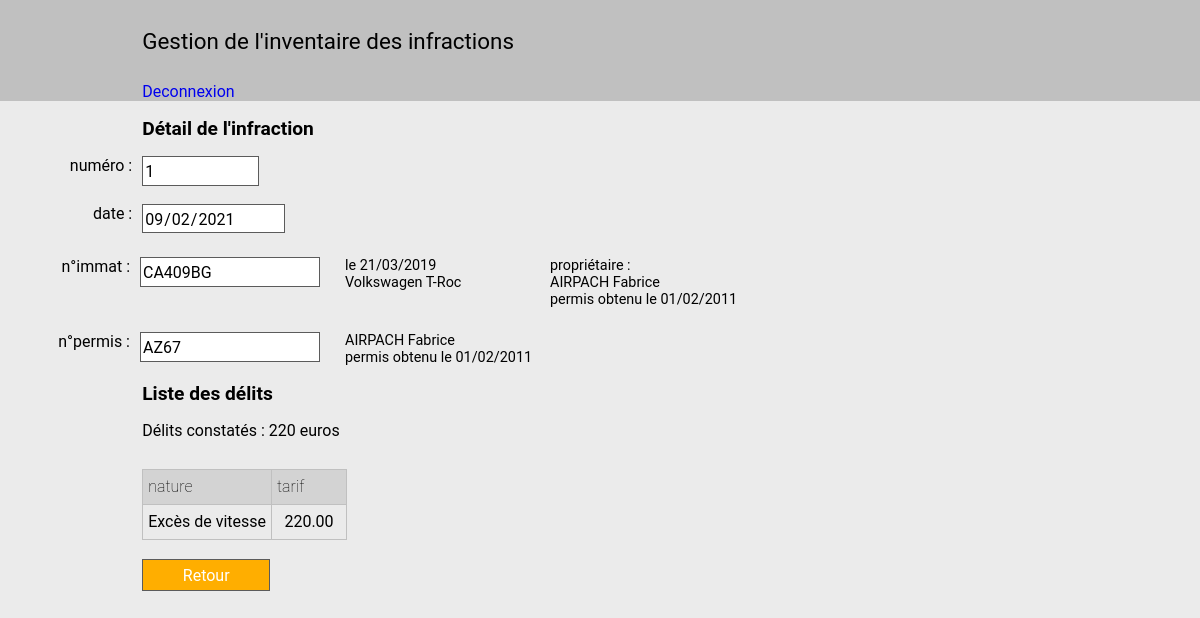
The page /controleur/inf_edit.php?op=v&id=1 (signed in) on the database its author committed.
### tables this page shows
CREATE TABLE `INFRACTION` 
(
  `id_inf` int(11) NOT NULL,
  `date_inf` date NOT NULL,
  `num_immat` varchar(8) NOT NULL,
  `num_permis` varchar(4) DEFAULT NULL,

  PRIMARY KEY (`id_inf`)
);

CREATE TABLE `DELIT` 
(
  `id_delit` int(11) NOT NULL AUTO_INCREMENT,
  `nature` varchar(40) NOT NULL,
  `tarif` decimal(6,2) NOT NULL DEFAULT '0.00',

  PRIMARY KEY (`id_delit`)
);

### controleur/inf_edit.php (the view, shortened to what the rows shown need)
<?php
    include_once "../modele/infractionDAO.class.php";
    include_once "../modele/conducteurDAO.class.php";
    include_once "../modele/vehiculeDAO.class.php";
    include_once "../modele/delitByInfractionDAO.class.php";
    $estAdmin = isset($_SESSION["admin"]);
    $op 	= isset($_SESSION["op_inf"])?$_SESSION["op_inf"]:(isset($_GET["op"])?$_GET["op"]:"");
    $visu   = $op == 'v';
    $ajout 	= $op == 'a';
    $modif 	= $op == 'm';
    $suppr 	= $op == 's';
    $id     = isset($_SESSION["id"])?$_SESSION["id"]:(isset($_GET["id"])?$_GET["id"]:"");
    if (($ajout && $id == "" || $op != "" && $id != "") && ($estAdmin || !$estAdmin && $visu))
    {
        $infractionDAO = new InfractionDAO();
        $conducteurDAO = new ConducteurDAO();
        $vehiculeDAO   = new VehiculeDAO();
        $delitDAO      = new DelitDAO();
        $delitByInfractionDAO = new DelitByInfractionDAO();
        $titre = $visu?"Détail de l'infraction":($ajout?"Nouvelle infraction":($modif?"Modification d'une infraction":"Suppression de l'infraction"));
        $valeurs = [];
        $valeurs["id"] = isset($_POST["infId"])?$_POST["infId"]:$id;
        $valeurs["date"] = isset($_POST["infDate"])?$_POST["infDate"]:(isset($_SESSION["date"])?$_SESSION["date"]:"");
        $valeurs["immat"] = isset($_POST["infImmat"])?trim($_POST["infImmat"]):(isset($_SESSION["immat"])?$_SESSION["immat"]:"");
        $valeurs["permis"] = isset($_POST["infPermis"])?trim($_POST["infPermis"]):(isset($_SESSION["permis"])?$_SESSION["permis"]:"");
        $valeurs["id_delit"] = isset($_SESSION["id_delit"])?$_SESSION["id_delit"]:[];
        $valeurs["detailVehicule"] = "\r\n";
        $valeurs["detailProprio"] = "\r\n";
        $valeurs["detailConducteur"] = "\r\n";
        $erreurs = ["date" => "", "immat" => "", "permis" => "", "delit" => ""];
        $btnRetourValiderAnnuler = $visu?'<input type="submit" id="retour" class="retour" name="Retour" value="Retour"/>'
                                        :'<input type="submit" id="valider" name="Valider" value="Valider"/>&emsp;<input type="submit" id="annuler" name="Annuler" value="Annuler"/>';
        if (isset($_POST["Valider"]))
        {
            if (!isset($valeurs["date"]) || strlen($valeurs["date"]) == 0)
            {
                $erreurs["date"] = "La date de l'infraction doit être renseignée.";
            }
            else if ($valeurs["date"] > date("Y-m-d"))
            {
                $erreurs["date"] = "La date d'infraction doit être antérieure ou égale à la date du jour.";
            }
            if (!isset($valeurs["immat"]) || strlen($valeurs["immat"]) == 0)
            {
                $erreurs["immat"] = "L'immatriculation doit être renseignée.";
            }
            else if ($vehiculeDAO->getByNumImmat($valeurs["immat"])->getNumImmat() == "")
            {
                $erreurs["immat"] = "Numéro d'immatriculation inconnu.";
            }
            if (isset($valeurs["permis"]) && strlen($valeurs["permis"]) != 0)
            {
                if ($conducteurDAO->getByNumPermis($valeurs["permis"])->getNumPermis() == "")
                {
                    $erreurs["permis"] = "Numéro de permis inconnu.";
                }
            }
            if ($valeurs["id_delit"] == [])
            {
                $erreurs["delit"] = "L'infraction doit comporter au moins un délit.";
            }
            $nbErreurs = 0;
            foreach ($erreurs as $erreur)
            {
                if ($erreur != "") $nbErreurs++;
            }
            if ($nbErreurs == 0)
            {
                $infraction = new Infraction($valeurs["id"], $valeurs["date"], $valeurs["immat"], $valeurs["permis"]);
                if ($ajout)
                {
                    $infractionDAO->insert($infraction);
                }
                else
                {
                    $infractionDAO->update($infraction);
                    $delits = $delitDAO->getAll();
                    foreach ($delits as $delit)
                    {
                        if (!in_array($delit->getIdDelit(), $_SESSION["id_delit"]))
                        {
                            if ($delitByInfractionDAO->existe($valeurs["id"], $delit->getIdDelit()))
                            {
                                $delitByInfractionDAO->delete($valeurs["id"], $delit->getIdDelit());
                            }
                        }
                    }
                }
                foreach($_SESSION["id_delit"] as $id_delit)
                {
                    if (!$delitByInfractionDAO->existe($valeurs["id"], $id_delit))
                    {
                        $delit = $delitDAO->getByIdDelit($id_delit);
                        $delitByInfraction = new DelitByInfraction($valeurs["id"], $delit);
                        $delitByInfractionDAO->insert($delitByInfraction);
                    }
                }
                $retour = true;
            }
        }
        else if (isset($_POST["Annuler"]) || isset($_POST["Retour"]))
        {
            $retour = true;
        }
        else if (isset($_POST["AjoutDelit"]))
        {
            header("location: inf_delit_edit.php?op=a&id_inf=".$valeurs["id"]."");
        }
        else if (isset($_POST["SupprDelit"]))
        {
            header("location: inf_delit_edit.php?op=s&id_inf=".$valeurs["id"]."&id_del=".$_POST["SupprDelit"]."");
        }
        else if ($ajout && ($valeurs["id"] == "" && $valeurs["date"] == "" && $valeurs["immat"] == "" && $valeurs["permis"] == "" && $valeurs["id_delit"] == []))
        {
            $valeurs["id"] = $infractionDAO->getNewIdInf();
            $_SESSION["date"] = $valeurs["date"] = date("Y-m-d");
        }
        else if (!$ajout && ($valeurs["date"] == "" && $valeurs["immat"] == "" && $valeurs["permis"] == "" && $valeurs["id_delit"] == []))
        {
            $infraction = $infractionDAO->getByIdInf($valeurs["id"]);
            $valeurs["id"] = $infraction->getIdInf();
            $_SESSION["date"] = $valeurs["date"] = $infraction->getDateInf();
            $_SESSION["immat"] = $valeurs["immat"] = $infraction->getNumImmat();
            $_SESSION["permis"] = $valeurs["permis"] = $infraction->getNumPermis();
            $valeurs["id_delit"] = $_SESSION["id_delit"];
        }
        if ($valeurs["immat"] != "")
        {
            $vehicule = $vehiculeDAO->getByNumImmat($valeurs["immat"]);
            $conducteur = $conducteurDAO->getByNumPermis($vehicule->getNumPermis());
            if ($vehicule->getNumImmat() != "")
            {
                $valeurs["detailVehicule"] = "le ".date("d/m/Y", strtotime($vehicule->getDateImmat()))."\r\n".$vehicule->getMarque()." ".$vehicule->getModele();
                $valeurs["detailProprio"] = "propriétaire : \r\n".$conducteur->getNom()." ".$conducteur->getPrenom()."\r\npermis obtenu le ".date("d/m/Y", strtotime($conducteur->getDatePermis()));
            }
            else
            {
                $valeurs["detailVehicule"] = "véhicule inconnu";
            }
        }
        if ($valeurs["permis"] != "")
        {
            $conducteur = $conducteurDAO->getByNumPermis($valeurs["permis"]);
            if ($conducteur->getNumPermis() != "")
            {
                $valeurs["detailConducteur"] = $conducteur->getNom()." ".$conducteur->getPrenom()."\r\npermis obtenu le ".date("d/m/Y", strtotime($conducteur->getDatePermis()));
            }
            else
            {
                $valeurs["detailConducteur"] = "conducteur inconnu";
            }
        }
        $lignes = [];
        $montant = 0;
        foreach($valeurs["id_delit"] as $id_delit)
        {
            $delit = $delitDAO->getByIdDelit($id_delit);
            $ch = "";
            $ch .= "<td>".$delit->getNature()."</td>";
            $ch .= "<td>".$delit->getTarif()."</td>";
            $lignes[] = "<tr>$ch</tr>";
            $montant += (int)$delit->getTarif();
        }
        $labelDelit = "Délits constatés : $montant euro";
        if ($montant > 0)
        {
            $labelDelit .= "s";
        }
        include_once "../vue/inf_edit.view.php";
    }
    else
    {
        header("location: inf_liste.php");
    }
?>

### vue/inf_edit.view.php (shortened to what the rows shown need)
<!DOCTYPE html>
<html>
    <head>
        <link type="text/css" rel="stylesheet" href="../vue/style/style.css">
    </head>
    <body>
        <?php include_once "../vue/header.php" ?>
        <section>
            <label></label>
            <h1><?php echo $titre ?></h1>
        </section>
        <form action="inf_edit.php" method="post">
            <section>
                <label for="infInf">numéro :</label>
                <div>
                    <input id="infId" size="8" type="text" name="infId" value="<?php echo $valeurs["id"] ?>" readonly="readonly">
                </div>
            </section>
            <section>
                <label for="infDate">date :</label>
                <div>
                    <?php
                        echo "<input  id='infDate' type='date' name='infDate' value='".$valeurs["date"]."' ";
                        if (!$ajout)
                        {
                            echo "readonly='readonly'";
                        }
                        echo ">";
                    ?>
                    <br/>
                </div>
            </section>
            <section class="inf_rubrique">
                <label for="infImmat">n°immat :</label>
                <div>
                    <?php
                        echo "<input  id='infImmat' size='15' type='text' name='infImmat' value='".$valeurs["immat"]."' ";
                        if ($visu || $suppr)
                        {
                            echo "readonly='readonly'";
                        }
                        echo ">";
                    ?>
                    <br/>
                </div>
                <label class="inf_commentaire"><?= $valeurs["detailVehicule"] ?></label>
                <label class="inf_commentaire"><?= $valeurs["detailProprio"] ?></label>
            </section class="inf_rubrique">
            <br/>
            <section class="inf_rubrique">
                <label for="infPermis">n°permis :</label>
                <div>
                    <?php
                        echo "<input  id='infPermis' size='15' type='text' name='infPermis' value='".$valeurs["permis"]."' ";
                        if ($visu || $suppr)
                        {
                            echo "readonly='readonly'";
                        }
                        echo ">";
                    ?>
                    <br/>
                </div>
                <label class="inf_commentaire"><?= $valeurs["detailConducteur"] ?></label>
            </section>
            <section>
                <label></label>
                <h1>Liste des délits</h1>
            </section>
            <section>
                <label></label>
                <label style="text-align:left"><?= $labelDelit ?></label>
            </section>
            <section>
                <label></label>
                <div>
                    <table name="table_delit">
                        <thead>
                            <tr>
                                <th>nature</th>
                                <th>tarif</th>
                            </tr>
                        </thead>
                        <tbody>
                            <?php
                                foreach($lignes as $ligne)
                                {
                                    echo $ligne;
                                }
                            ?>
                        </tbody>
                    </table>
                </div>
            </section>
            <br/>
            <section>
                <label>&nbsp;</label>
                <div>
                    <?php echo $btnRetourValiderAnnuler ?>
                </div>
            </section>
        </form>
    </body>
</html>

### rows shown on the page
infraction: infId "1", infDate "09/02/2021", infImmat "CA409BG", infPermis "AZ67"
delit: nature "Excès de vitesse", tarif "220.00"

### other values the page prints
$titre "Détail de l'infraction"
$valeurs["detailVehicule"] "le 21/03/2019 Volkswagen T-Roc"
$valeurs["detailProprio"] "propriétaire : AIRPACH Fabrice permis obtenu le 01/02/2011"
$valeurs["detailConducteur"] "AIRPACH Fabrice permis obtenu le 01/02/2011"
$labelDelit "Délits constatés : 220 euros"
